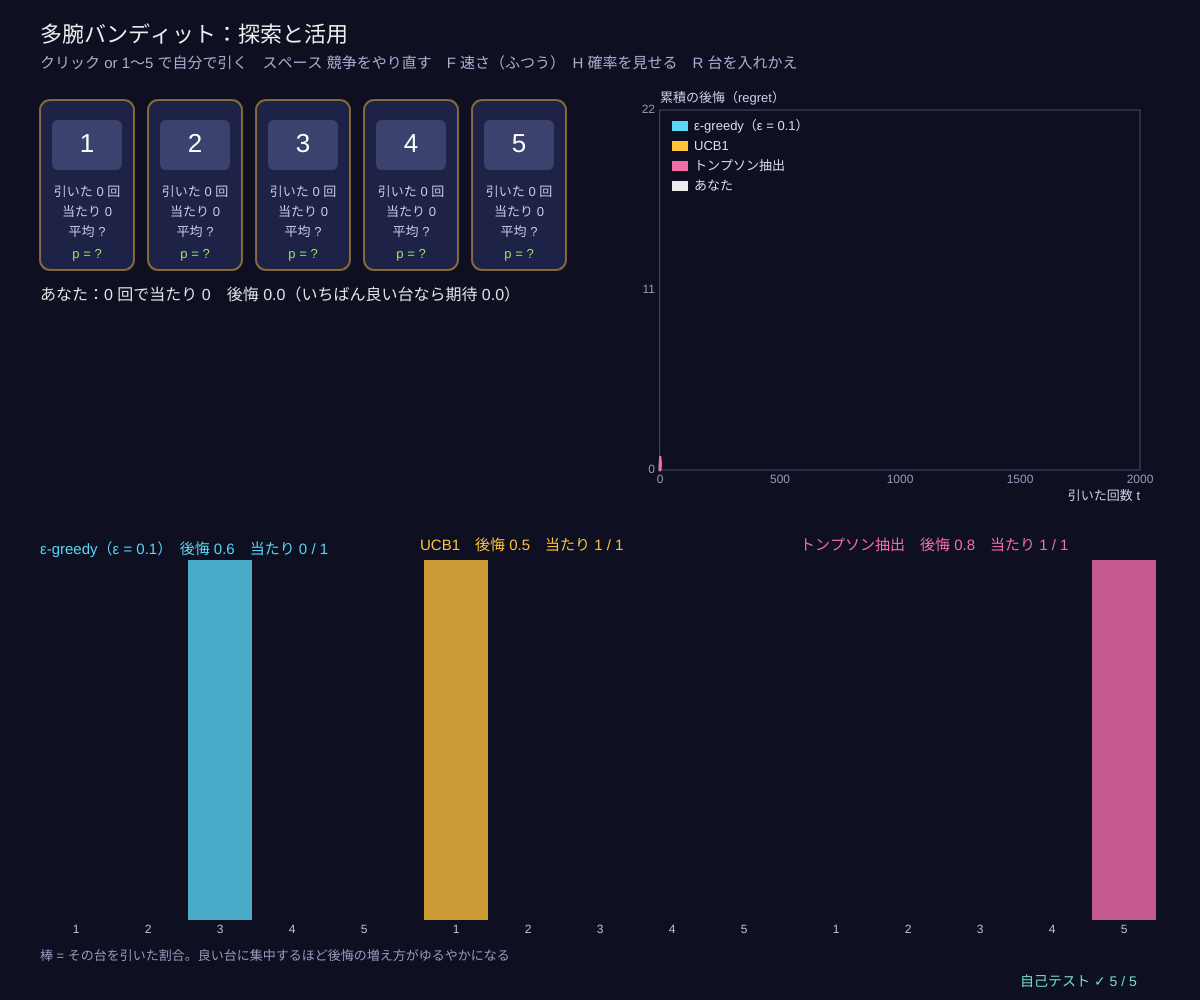
Frame 1 (no input)
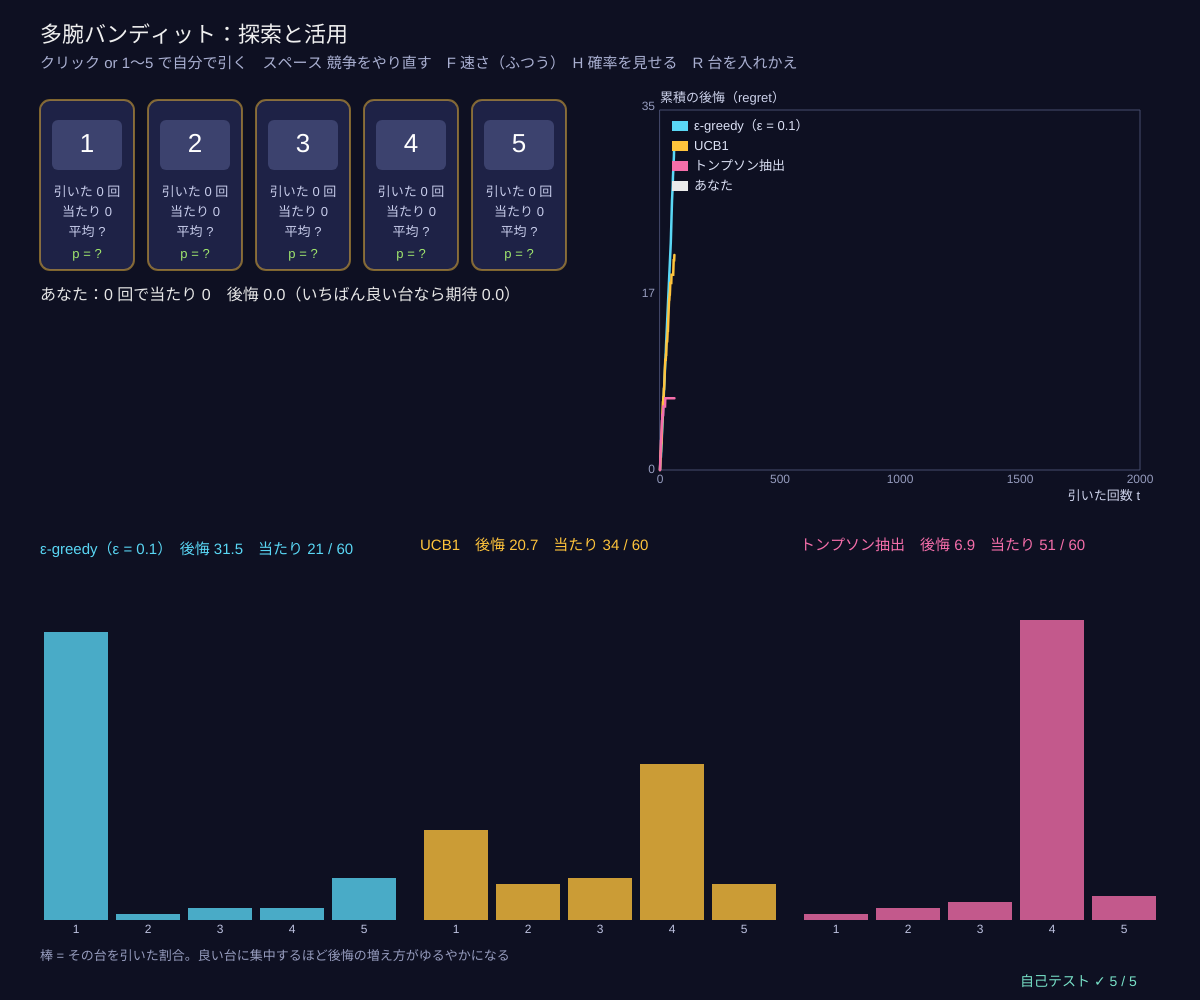
Frame 60 (no input)
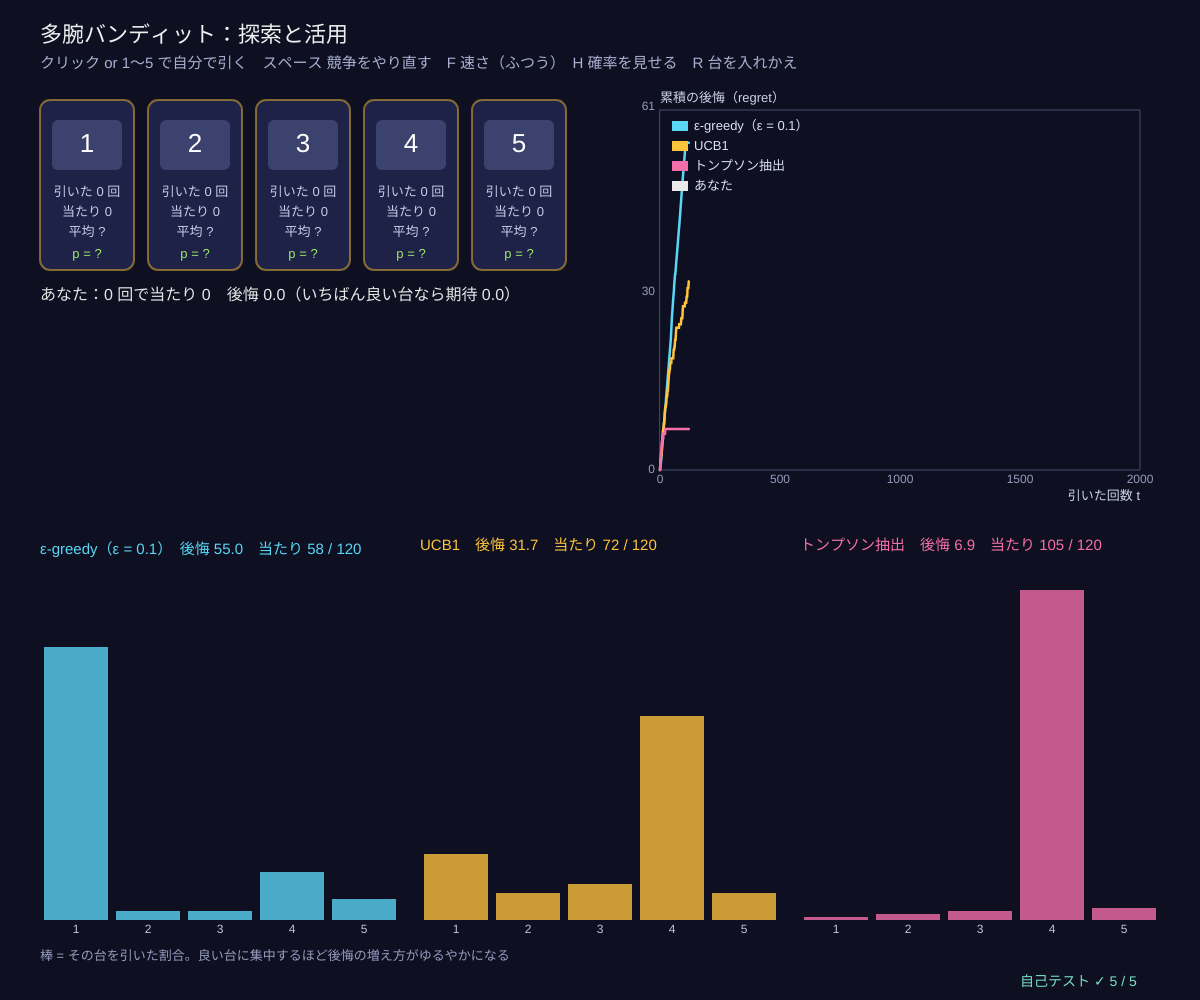
Frame 120 (the mouse pressed at the canvas centre since frame 60)

The p5.js sketch that drew these frames (run headless with seeded random() and noise() and a simulated clock; from frame 60 on, the mouse is pressed at the canvas centre):

// p5.js sketch
// ── sketch.js
// ============================================
// 00 多腕バンディット ─ 当たりの確率が隠れた 5 台のスロットマシン
// まず自分で引いて「どれが当たりやすいか」を探す。次に ε-greedy・UCB1・トンプソン抽出に任せて、
// 後悔（regret = いちばん良い台を引き続けた場合との差の合計）がどう増えるかを比べる。探索と活用のジレンマ
// クリック or 1〜5 自分で引く / スペース 3 つのアルゴリズムの競争をやり直す / F 速さ / H 確率を見せる / R 台を入れかえ
// ============================================

let probs = [0.1, 0.2, 0.3, 0.4, 0.9];  // ★ 当たりの確率（はじめはシャッフルして隠す）
const HORIZON = 2000;                   // ★ 競争で引く回数
const EPS = 0.1;                        // ★ ε-greedy の ε（10% はでたらめに引く）
let agents = [], me = null, fast = false, reveal = false, flash = [], machineBox = [];
let KINDS = [];                         // [種類, 名前, 色]（色は道具の中にあるので setup で入れる）

function setup() {
  createCanvas(windowWidth, windowHeight);
  KINDS = [['eps', 'ε-greedy（ε = 0.1）', CYAN], ['ucb', 'UCB1', GOLD], ['ts', 'トンプソン抽出', PINK]];
  selfTest();
  seedRng(7); shuffleProbs(); restart();
}

function shuffleProbs() { for (let i = probs.length - 1; i > 0; i--) { let j = Math.floor(rnd() * (i + 1)); [probs[i], probs[j]] = [probs[j], probs[i]]; } }
function restart() { agents = KINDS.map((k) => makeAgent(k[0])); me = makeAgent('me'); flash = probs.map(() => 0); }
function makeAgent(kind, K) { K = K || probs.length; return { kind, n: new Array(K).fill(0), s: new Array(K).fill(0), t: 0, regret: 0, reward: 0, curve: [0] }; }

// ★ どの台を引くか（ここがアルゴリズムの中身）
function chooseArm(ag) {
  let K = ag.n.length;
  if (ag.kind === 'eps') {                       // ε の確率で探索、それ以外は平均がいちばん高い台（活用）
    if (rnd() < EPS) return Math.floor(rnd() * K);
    return argmaxR(ag.n.map((n, i) => (n ? ag.s[i] / n : 0)));
  }
  if (ag.kind === 'ucb') {                       // 平均 + 自信のなさ √(2 ln t / n)。まだ引いていない台が先
    for (let i = 0; i < K; i++) if (ag.n[i] === 0) return i;
    return argmaxR(ag.n.map((n, i) => ag.s[i] / n + Math.sqrt((2 * Math.log(ag.t + 1)) / n)));
  }
  // トンプソン抽出：「当たりの確率」の信念 Beta(1 + 当たり, 1 + はずれ) から 1 つずつ引いて、いちばん大きい台
  return argmaxR(ag.n.map((n, i) => betaSample(1 + ag.s[i], 1 + n - ag.s[i])));
}
function pull(ag, arm, pr) {
  let r = rnd() < pr[arm] ? 1 : 0;
  ag.n[arm]++; ag.s[arm] += r; ag.t++; ag.reward += r;
  ag.regret += maxOf(pr) - pr[arm];              // 後悔は「期待値の差」で数える（運の良し悪しを除く）
  ag.curve.push(ag.regret);
  return r;
}

function draw() {
  background(...BG);
  // ---- 競争を進める（1 フレームの計算は数ミリ秒まで → 60fps のまま）
  let t0 = performance.now(), budget = fast ? 6 : 0;
  do { for (let ag of agents) if (ag.t < HORIZON) pull(ag, chooseArm(ag), probs); } while (performance.now() - t0 < budget && agents[0].t < HORIZON);

  noStroke(); fill(240); textSize(22); textAlign(LEFT, BASELINE);
  text('多腕バンディット：探索と活用', 40, 42);
  fill(170, 176, 210); textSize(15);
  text('クリック or 1〜5 で自分で引く　スペース 競争をやり直す　F 速さ（' + (fast ? '速い' : 'ふつう') + '）　H 確率を見せる　R 台を入れかえ', 40, 68);

  // ---- スロットマシン（自分で引く）
  let mw = Math.min(120, (width * 0.5 - 60) / 5 - 14), y0 = 100;
  machineBox = [];
  for (let i = 0; i < probs.length; i++) {
    let x = 40 + i * (mw + 14);
    machineBox.push([x, y0, mw, 170]);
    fill(30, 34, 70); stroke(...GOLD, 120 + 135 * flash[i]); strokeWeight(2); rect(x, y0, mw, 170, 10);
    noStroke(); fill(flash[i] > 0 && me.lastWin ? color(...GOLD) : color(60, 66, 110)); rect(x + 12, y0 + 20, mw - 24, 50, 6);
    fill(255); textAlign(CENTER, CENTER); textSize(26); text(i + 1, x + mw / 2, y0 + 45);
    textSize(13); fill(200, 205, 235);
    text('引いた ' + me.n[i] + ' 回', x + mw / 2, y0 + 92);
    text('当たり ' + me.s[i], x + mw / 2, y0 + 112);
    text('平均 ' + (me.n[i] ? fmtN(me.s[i] / me.n[i]) : '?'), x + mw / 2, y0 + 132);
    fill(...LIME); text(reveal ? 'p = ' + probs[i] : 'p = ?', x + mw / 2, y0 + 154);
    flash[i] *= 0.9;
  }
  textAlign(LEFT, BASELINE); fill(230); textSize(16);
  text('あなた：' + me.t + ' 回で当たり ' + me.reward + '　後悔 ' + fmtN(me.regret, 1) + '（いちばん良い台なら期待 ' + fmtN(me.t * maxOf(probs), 1) + '）', 40, y0 + 200);

  // ---- 後悔のグラフ（3 つのアルゴリズム + あなた）
  let g = { x: width * 0.55, y: 110, w: width * 0.4, h: height * 0.36, x0: 0, x1: HORIZON, y0: 0, y1: 0 };
  g.y1 = Math.max(20, ...agents.map((a) => a.regret)) * 1.1;
  plotAxes(g, '引いた回数 t', '累積の後悔（regret）', [0, 500, 1000, 1500, 2000], [0, Math.round(g.y1 / 2), Math.round(g.y1)]);
  agents.forEach((ag, k) => drawCurve(g, ag.curve, KINDS[k][2], 2.5));
  if (me.t > 1) drawCurve(g, me.curve, [235, 235, 235], 2);
  legend(g.x + 12, g.y + 16, KINDS.map((k) => [k[2], k[1]]).concat([[[235, 235, 235], 'あなた']]));

  // ---- それぞれが各台を何回引いたか
  let by = g.y + g.h + 90, bh = Math.max(60, height - by - 80), bw = (width - 120) / 3;
  agents.forEach((ag, k) => {
    let x = 40 + k * (bw + 20);
    fill(...KINDS[k][2]); textSize(15); text(KINDS[k][1] + '　後悔 ' + fmtN(ag.regret, 1) + '　当たり ' + ag.reward + ' / ' + ag.t, x, by - 10);
    for (let i = 0; i < probs.length; i++) {
      let h = (ag.n[i] / Math.max(1, ag.t)) * bh, cw = bw / probs.length;
      fill(...KINDS[k][2], 200); rect(x + i * cw + 4, by + bh - h, cw - 8, h);
      fill(190, 195, 225); textSize(12); textAlign(CENTER, TOP); text((i + 1) + (reveal ? ' (' + probs[i] + ')' : ''), x + i * cw + cw / 2, by + bh + 4); textAlign(LEFT, BASELINE);
    }
  });
  fill(150, 156, 190); textSize(13);
  text('棒 = その台を引いた割合。良い台に集中するほど後悔の増え方がゆるやかになる', 40, height - 40);
  drawSelfTest(width - 180, height - 14);
}

function pullMine(i) { if (i < 0 || i >= probs.length) return; let r = pull(me, i, probs); me.lastWin = r === 1; flash[i] = 1; }
function mousePressed() { machineBox.forEach((b, i) => { if (mouseX > b[0] && mouseX < b[0] + b[2] && mouseY > b[1] && mouseY < b[1] + b[3]) pullMine(i); }); }
function keyPressed() {
  if (key >= '1' && key <= '5') pullMine(+key - 1);
  if (key === ' ') restart();
  if (key === 'f' || key === 'F') fast = !fast;
  if (key === 'h' || key === 'H') reveal = !reveal;
  if (key === 'r' || key === 'R') { probs = probs.map(() => Math.round((0.05 + rnd() * 0.9) * 100) / 100); restart(); }
  return false;
}

// ---- 自己テスト
function selfTest() {
  selfTestResults = [];
  let base = [0.1, 0.2, 0.3, 0.4, 0.9], reg = { eps: 0, ucb: 0, ts: 0 }, runs = 20, okCount = true, okFirst = true;
  for (let r = 0; r < runs; r++) for (let kind of ['eps', 'ucb', 'ts']) {
    seedRng(1000 + 7 * r);                       // 3 つとも同じ種で比べる
    let ag = makeAgent(kind, base.length);
    for (let t = 0; t < HORIZON; t++) { let a = chooseArm(ag); if (kind === 'ucb' && t < 5 && a !== t) okFirst = false; pull(ag, a, base); }
    reg[kind] += ag.regret / runs;
    if (ag.n.reduce((a, b) => a + b, 0) !== HORIZON || ag.regret < 0) okCount = false;
  }
  check('UCB1 の後悔 < ε-greedy（ε = 0.1）の後悔：2000 回 × 20 回の平均 ' + fmtN(reg.ucb, 1) + ' < ' + fmtN(reg.eps, 1), reg.ucb < reg.eps);
  check('トンプソン抽出の後悔 < ε-greedy：' + fmtN(reg.ts, 1) + ' < ' + fmtN(reg.eps, 1), reg.ts < reg.eps);
  check('引いた回数の合計 = 2000、後悔 ≥ 0、UCB1 は最初の 5 回で全部の台を 1 回ずつ', okCount && okFirst);
  seedRng(3); let xs = []; for (let i = 0; i < 20000; i++) xs.push(betaSample(3, 7));
  let m = meanOf(xs), v = meanOf(xs.map((x) => (x - m) * (x - m)));
  check('ベータ分布 Beta(3, 7) のサンプル：平均 ' + fmtN(m, 3) + ' ≈ 0.3、分散 ' + fmtN(v, 4) + ' ≈ 0.0191', near(m, 0.3, 0.01) && near(v, 21 / 1100, 0.0015) && xs.every((x) => x > 0 && x < 1));
  seedRng(5); let ag = makeAgent('eps', 5), hits = 0; for (let t = 0; t < 4000; t++) hits += pull(ag, 4, base);
  check('台 5（p = 0.9）を 4000 回引くと当たりの割合 ≈ 0.9、後悔 0', near(hits / 4000, 0.9, 0.02) && ag.regret === 0);
  reportSelfTest();
}

// ---------- やってみよう ----------
// 1. H を押さずに 30 回だけ引いて、どの台がいちばん良いか当てよう。何回引けば自信がもてる？
// 2. EPS を 0.01 や 0.3 にすると、ε-greedy の後悔のグラフはどう変わる？（探索しすぎ・しなさすぎ）
// 3. probs を [0.5, 0.55, 0.6, 0.62, 0.65] のように近くすると、UCB1 と ε-greedy の順位は？（差が小さいと見分けに時間がかかる）
// 4. トンプソン抽出の Beta(1 + 当たり, 1 + はずれ) は「信念」。台ごとの山の形を描いてみよう
// 5. 当たりの確率が途中で入れかわったら？（14 で、好みが変わる人に合わせる工夫をする）

// ==================================================
// ここから下は「強化学習の道具」（中身は読まなくても OK。消さないでね）
// ==================================================
// ---- 色と小さな道具
const BG = [14, 16, 34];                // 背景（アーケードの紺）
const GOLD = [255, 196, 60], CYAN = [90, 215, 245], PINK = [245, 110, 170], LIME = [160, 230, 110], VIOLET = [175, 140, 255];
function clampv(v, a, b) { return v < a ? a : v > b ? b : v !== v ? a : v; }     // NaN なら a に戻す
function argmaxR(q) {                  // いちばん大きい値の番号（同点はランダムに 1 つ）
  let m = -Infinity, best = [];
  for (let i = 0; i < q.length; i++) {
    if (q[i] > m + 1e-12) { m = q[i]; best = [i]; } else if (Math.abs(q[i] - m) <= 1e-12) best.push(i);
  }
  return best.length ? best[Math.floor(rnd() * best.length)] : 0;
}
function argmaxFirst(q) { let b = 0; for (let i = 1; i < q.length; i++) if (q[i] > q[b]) b = i; return b; }   // 同点は若い番号
function maxOf(q) { let m = -Infinity; for (let v of q) if (v > m) m = v; return m; }
function epsGreedy(q, eps) { return rnd() < eps ? Math.floor(rnd() * q.length) : argmaxR(q); }   // ε の確率でランダム、ほかは貪欲
function softmaxArr(h, tau) {          // ボルツマン分布 exp(h/τ) / Σ（大きい数でもあふれないように最大値を引く）
  let m = maxOf(h), e = h.map((v) => Math.exp((v - m) / (tau || 1))), s = e.reduce((a, b) => a + b, 0);
  return e.map((v) => v / s);
}
function sampleFrom(p) { let u = rnd(), c = 0; for (let i = 0; i < p.length; i++) { c += p[i]; if (u < c) return i; } return p.length - 1; }
function meanOf(a) { return a.length ? a.reduce((s, v) => s + v, 0) / a.length : 0; }
function fmtN(v, d) { if (typeof v !== 'number' || v !== v) return '?'; let s = v.toFixed(d === undefined ? 2 : d); return s === '-0.00' || s === '-0.0' || s === '-0' ? s.slice(1) : s; }
// ---- 種つきの乱数（同じ種なら毎回同じ列 → 実験をくり返せる）
let rngState = 1;
function seedRng(s) { rngState = (s >>> 0) || 1; }
function rnd() {                       // 0〜1 の一様乱数（mulberry32）
  rngState = (rngState + 0x6d2b79f5) >>> 0;
  let t = rngState;
  t = Math.imul(t ^ (t >>> 15), t | 1);
  t ^= t + Math.imul(t ^ (t >>> 7), t | 61);
  return ((t ^ (t >>> 14)) >>> 0) / 4294967296;
}
function rndInt(a, b) { return a + Math.floor(rnd() * (b - a + 1)); }
function randn() { let u = 1 - rnd(), v = rnd(); return Math.sqrt(-2 * Math.log(u)) * Math.cos(2 * Math.PI * v); }   // 標準正規分布
// ---- ベータ分布からのサンプル（トンプソン抽出用）：ガンマ分布 2 つの比
function gammaSample(k) {
  if (k < 1) return gammaSample(k + 1) * Math.pow(1 - rnd(), 1 / k);
  let d = k - 1 / 3, c = 1 / Math.sqrt(9 * d);
  for (;;) {                           // マルサグリア-ツァンの方法
    let x = randn(), v = 1 + c * x;
    if (v <= 0) continue;
    v = v * v * v;
    if (Math.log(1 - rnd()) < 0.5 * x * x + d - d * v + d * Math.log(v)) return d * v;
  }
}
function betaSample(a, b) { let x = gammaSample(a), y = gammaSample(b); return x / (x + y); }
// ---- グラフの道具：g = { x, y, w, h, x0, x1, y0, y1 }
function gX(g, v) { return g.x + clampv((v - g.x0) / (g.x1 - g.x0), -0.02, 1.02) * g.w; }
function gY(g, v) { return g.y + g.h - clampv((v - g.y0) / (g.y1 - g.y0), -0.02, 1.02) * g.h; }
function plotAxes(g, xl, yl, xt, yt) {
  stroke(70, 76, 110); strokeWeight(1); noFill(); rect(g.x, g.y, g.w, g.h);
  noStroke(); fill(150, 156, 190); textSize(12); textAlign(CENTER, TOP);
  for (let v of xt) text(+v.toPrecision(3), gX(g, v), g.y + g.h + 4);
  textAlign(RIGHT, CENTER);
  for (let v of yt) text(+v.toPrecision(3), g.x - 5, gY(g, v));
  textAlign(LEFT, BASELINE); fill(205, 210, 235); textSize(13);
  text(xl, g.x + g.w - textWidth(xl), g.y + g.h + 30); text(yl, g.x, g.y - 8);
}
function polyline(pts) {               // 点が 2 つ以上あるときだけ折れ線を描く（空の beginShape を作らない）
  if (pts.length < 2) return;
  noFill(); beginShape(); for (let p of pts) vertex(p[0], p[1]); endShape();
}
function smoothArr(a, k) {             // 直前 k 個の平均（ギザギザの学習曲線をならす）
  let out = [], s = 0;
  for (let i = 0; i < a.length; i++) { s += a[i]; if (i >= k) s -= a[i - k]; out.push(s / Math.min(i + 1, k)); }
  return out;
}
function drawCurve(g, arr, col, sw, xOff) {   // arr[i] を x = i (+ xOff) に。長いときは間引いて 600 点まで
  let n = arr.length, stride = Math.max(1, Math.ceil(n / 600)), pts = [];
  for (let i = 0; i < n; i += stride) pts.push([gX(g, i + (xOff || 0)), gY(g, arr[i])]);
  if (n > 1 && (n - 1) % stride) pts.push([gX(g, n - 1 + (xOff || 0)), gY(g, arr[n - 1])]);
  stroke(...col); strokeWeight(sw || 2); polyline(pts);
}
function legend(x, y, items) {         // items = [[色, 名前], …]
  textSize(13); textAlign(LEFT, CENTER);
  for (let [c, s] of items) { noStroke(); fill(...c); rect(x, y - 5, 16, 10); fill(220, 225, 245); text(s, x + 22, y); y += 20; }
}
// ---- 自己テストの道具
let selfTestResults = [];
function check(name, cond) { selfTestResults.push({ name, ok: !!cond }); }
function near(a, b, tol) { return a !== null && a !== undefined && isFinite(a) && Math.abs(a - b) <= (tol === undefined ? 1e-9 : tol); }
function noNaN(v) { return Array.isArray(v) || ArrayBuffer.isView(v) ? Array.from(v).every(noNaN) : !(typeof v === 'number' && !isFinite(v)); }
function reportSelfTest() { for (let r of selfTestResults) (r.ok ? console.log : console.error)((r.ok ? '✓ ' : '✗ ') + r.name); }
function selfTestLine() { let n = selfTestResults.filter((r) => r.ok).length; return '自己テスト ' + (n === selfTestResults.length ? '✓ ' : '✗ ') + n + ' / ' + selfTestResults.length; }
function drawSelfTest(x, y) { noStroke(); fill(selfTestResults.every((r) => r.ok) ? color(120, 225, 200) : color(255, 90, 120)); textSize(14); textAlign(LEFT, BASELINE); text(selfTestLine(), x, y); }
